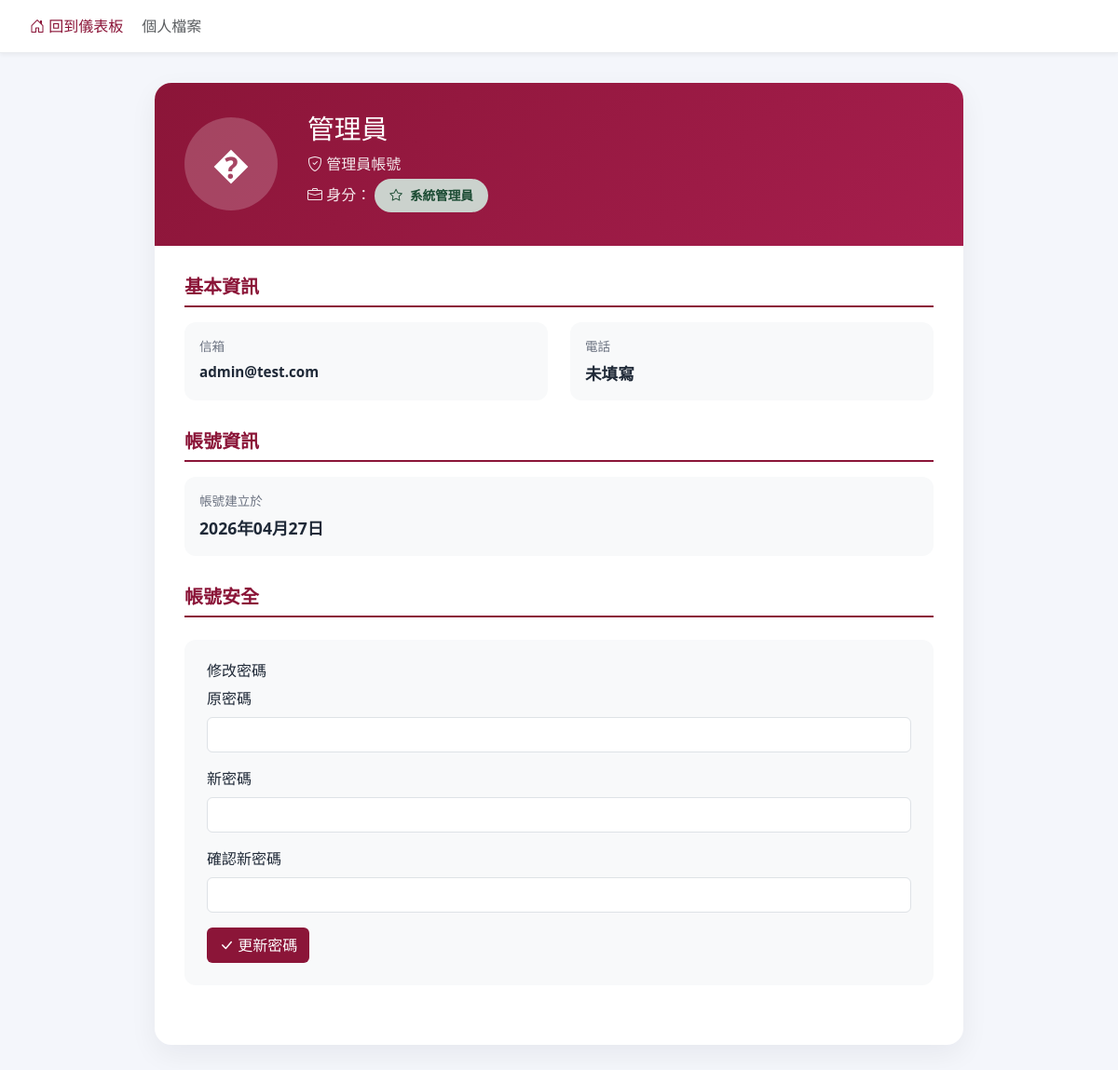
The page /admin/profile.php (signed in) on the database its author committed.
### tables this page shows
CREATE TABLE `users` (
  `user_id` int(11) NOT NULL,
  `name` varchar(50) NOT NULL,
  `student_id` int(10) NOT NULL,
  `email` varchar(100) DEFAULT NULL,
  `phone` varchar(20) DEFAULT NULL,
  `password` varchar(255) NOT NULL,
  `role` enum('student','admin') DEFAULT 'student',
  `created_at` timestamp NULL DEFAULT CURRENT_TIMESTAMP,
  `username` varchar(100) DEFAULT NULL
);

### admin/profile.php (the view, shortened to what this page needs)
<?php
require_once(__DIR__ . "/../DB/db_config.php");
$user_name = $_SESSION['user_name'] ?? '管理員';
$user_id = $_SESSION['user_id'];
$sql = "SELECT * FROM users WHERE user_id = ?";
$stmt = $conn->prepare($sql);
$stmt->bind_param("i", $user_id);
$stmt->execute();
$result = $stmt->get_result();
$user = $result->fetch_assoc();
?>
<!DOCTYPE html>
<html lang="zh-TW">
<head>
    <link href="https://cdn.jsdelivr.net/npm/bootstrap@5.3.0/dist/css/bootstrap.min.css" rel="stylesheet">
    <link href="https://cdn.jsdelivr.net/npm/bootstrap-icons@1.10.5/font/bootstrap-icons.css" rel="stylesheet">
</head>
<body>
    <nav class="navbar-custom">
        <a href="dashboard.php"><i class="bi bi-house-door"></i> 回到儀表板</a>
        <span class="text-muted">個人檔案</span>
    </nav>
    <div class="profile-container">
        <div class="profile-card">
            <div class="profile-header">
                <div class="avatar-large">
                    <?php echo htmlspecialchars(substr($user_name, 0, 1)); ?>
                </div>
                <div class="profile-info">
                    <h2><?php echo htmlspecialchars($user_name); ?></h2>
                    <p><i class="bi bi-shield-check"></i> 管理員帳號</p>
                    <p>
                        <i class="bi bi-briefcase"></i> 身分：
                        <span class="admin-badge">
                            <i class="bi bi-star"></i>
                            系統管理員
                        </span>
                    </p>
                </div>
            </div>
            <div class="profile-body">
                <div class="info-section">
                    <h5>基本資訊</h5>
                    <div class="info-row">
                        <div class="info-item">
                            <div class="info-label">信箱</div>
                            <div class="info-value" style="font-size: 0.95rem;"><?php echo htmlspecialchars($user['email'] ?? '未填寫'); ?></div>
                        </div>
                        <div class="info-item">
                            <div class="info-label">電話</div>
                            <div class="info-value"><?php echo htmlspecialchars($user['phone'] ?? '未填寫'); ?></div>
                        </div>
                    </div>
                </div>
                <div class="info-section">
                    <h5>帳號資訊</h5>
                    <div class="info-item">
                        <div class="info-label">帳號建立於</div>
                        <div class="info-value"><?php echo $user['created_at'] ? date('Y年m月d日', strtotime($user['created_at'])) : '未記錄'; ?></div>
                    </div>
                </div>
                <div class="info-section">
                    <h5>帳號安全</h5>
                    <div class="form-section">
                        <h6>修改密碼</h6>
                        <form method="POST">
                            <div class="mb-3">
                                <label class="form-label">原密碼</label>
                                <input type="password" name="old_password" class="form-control" required>
                            </div>
                            <div class="mb-3">
                                <label class="form-label">新密碼</label>
                                <input type="password" name="new_password" class="form-control" required>
                            </div>
                            <div class="mb-3">
                                <label class="form-label">確認新密碼</label>
                                <input type="password" name="confirm_password" class="form-control" required>
                            </div>
                            <button type="submit" class="btn btn-primary-custom">
                                <i class="bi bi-check-lg"></i> 更新密碼
                            </button>
                        </form>
                    </div>
                </div>
            </div>
        </div>
    </div>
</body>
</html>

### admin/profile.php (style rules this page uses)
:root { --primary: #8B1538; --sidebar: #4c0f2a; --bg: #f4f6fb; }
body { background: var(--bg); margin: 0; padding: 0; font-family: 'Segoe UI', Tahoma, Geneva, Verdana, sans-serif; color: #1f2937; }
.navbar-custom { background: white; border-bottom: 1px solid #e9ecef; padding: 1rem 2rem; box-shadow: 0 2px 4px rgba(0,0,0,0.05); }
.navbar-custom a { color: var(--primary); text-decoration: none; margin-right: 1rem; }
.profile-container { max-width: 900px; margin: 2rem auto; padding: 0 1rem; }
.profile-card { background: white; border-radius: 18px; box-shadow: 0 10px 30px rgba(15,23,42,0.06); overflow: hidden; margin-bottom: 2rem; }
.profile-header { background: linear-gradient(135deg, var(--primary), #a61e4d); color: white; padding: 2rem; display: flex; align-items: center; gap: 2rem; }
.avatar-large { width: 100px; height: 100px; border-radius: 50%; background: rgba(255,255,255,0.2); display: flex; align-items: center; justify-content: center; font-size: 2.5rem; font-weight: 700; }
.profile-info h2 { margin: 0 0 0.5rem; font-size: 1.8rem; }
.profile-info p { margin: 0.25rem 0; opacity: 0.9; }
.profile-body { padding: 2rem; }
.info-section { margin-bottom: 2rem; }
.info-section h5 { font-weight: 700; color: var(--primary); margin-bottom: 1rem; padding-bottom: 0.5rem; border-bottom: 2px solid var(--primary); }
.info-row { display: grid; grid-template-columns: 1fr 1fr; gap: 1.5rem; margin-bottom: 1rem; }
.info-item { background: #f8f9fa; padding: 1rem; border-radius: 12px; }
.info-label { font-size: 0.85rem; color: #6b7280; margin-bottom: 0.35rem; }
.info-value { font-size: 1.1rem; font-weight: 600; color: #1f2937; }
.form-section { background: #f8f9fa; padding: 1.5rem; border-radius: 12px; margin-top: 1.5rem; }
.btn-primary-custom { background: var(--primary); color: white; }
.admin-badge { display: inline-flex; align-items: center; gap: 0.5rem; background: #d1e7dd; color: #0f5132; padding: 0.5rem 1rem; border-radius: 999px; font-size: 0.85rem; font-weight: 600; }

### rows shown on the page
users: email "admin@test.com", phone "未填寫", created_at "2026年04月27日"

### other values the page prints
substr($user_name, 0, 1) "�"
$user_name "管理員"
